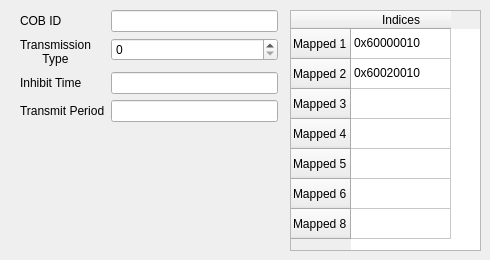
      <widget class="QWidget" name="RPDO3_tab">
       <attribute name="title">
        <string>RPDO3</string>
       </attribute>
       <widget class="QTableWidget" name="tableWidget_13">
        <property name="geometry">
         <rect>
          <x>290</x>
          <y>10</y>
          <width>191</width>
          <height>241</height>
         </rect>
        </property>
        <property name="statusTip">
         <string>Indices =&gt; 0x[Index][Sub Index][Size in bits]</string>
        </property>
        <row>
         <property name="text">
          <string>Mapped 1</string>
         </property>
        </row>
        <row>
         <property name="text">
          <string>Mapped 2</string>
         </property>
        </row>
        <row>
         <property name="text">
          <string>Mapped 3</string>
         </property>
        </row>
        <row>
         <property name="text">
          <string>Mapped 4</string>
         </property>
        </row>
        <row>
         <property name="text">
          <string>Mapped 5</string>
         </property>
        </row>
        <row>
         <property name="text">
          <string>Mapped 6</string>
         </property>
        </row>
        <row>
         <property name="text">
          <string>Mapped 8</string>
         </property>
        </row>
        <column>
         <property name="text">
          <string>Indices</string>
         </property>
        </column>
        <item row="0" column="0">
         <property name="text">
          <string>0x60000010</string>
         </property>
         <property name="toolTip">
          <string extracomment="0x[Index - subindex - size in bits]"/>
         </property>
        </item>
        <item row="1" column="0">
         <property name="text">
          <string>0x60020010</string>
         </property>
        </item>
       </widget>
       <widget class="QWidget" name="layoutWidget_6">
        <property name="geometry">
         <rect>
          <x>20</x>
          <y>10</y>
          <width>258</width>
          <height>131</height>
         </rect>
        </property>
        <layout class="QFormLayout" name="formLayout_9">
         <item row="0" column="0">
          <widget class="QLabel" name="COB_ID_label_13">
           <property name="text">
            <string>COB ID</string>
           </property>
          </widget>
         </item>
         <item row="0" column="1">
          <widget class="QLineEdit" name="COB_ID_box_13">
           <property name="statusTip">
            <string>Choose the COB ID that is sent with this PDO</string>
           </property>
          </widget>
         </item>
         <item row="1" column="0">
          <widget class="QLabel" name="TxType_label_13">
           <property name="text">
            <string>&lt;html&gt;&lt;head/&gt;&lt;body&gt;&lt;p align=&quot;center&quot;&gt;Transmission&lt;br/&gt;Type&lt;/p&gt;&lt;/body&gt;&lt;/html&gt;</string>
           </property>
          </widget>
         </item>
         <item row="1" column="1">
          <widget class="QSpinBox" name="spinBox_13">
           <property name="statusTip">
            <string>Min of 0 and Max of 255. 0 = every sync, 255 = Sync Mode off</string>
           </property>
           <property name="maximum">
            <number>255</number>
           </property>
          </widget>
         </item>
         <item row="2" column="0">
          <widget class="QLabel" name="Inhibit_time_label_13">
           <property name="text">
            <string>Inhibit Time</string>
           </property>
          </widget>
         </item>
         <item row="2" column="1">
          <widget class="QLineEdit" name="Inhibit_time_box_13"/>
         </item>
         <item row="3" column="0">
          <widget class="QLabel" name="Transmit_period_label_13">
           <property name="text">
            <string>Transmit Period</string>
           </property>
          </widget>
         </item>
         <item row="3" column="1">
          <widget class="QLineEdit" name="Transmit_period_box_13"/>
         </item>
        </layout>
       </widget>
      </widget>
